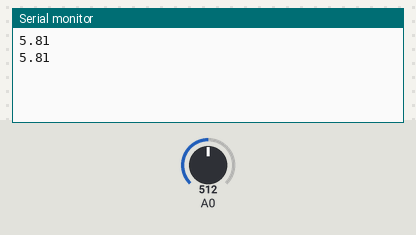
The sketch below on a simulated Arduino Uno, built with avr-gcc and run on an emulated ATmega328P. Shown: the last lines printed to the serial monitor. The inputs (shaded band) are chosen by the test bench; at power-on: A0 = 512.

Above: at 1.8 s.
1.9 s: A0 set to 540
At 2.8 s:
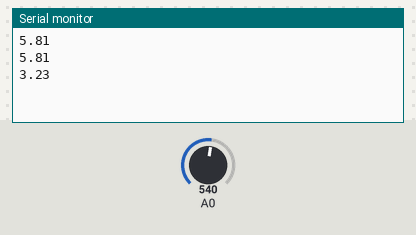
3.4 s: A0 set to 511
At 4.8 s:
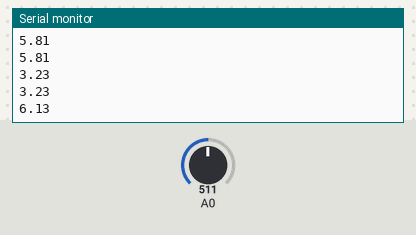
Timing chart, 0 to 6.4 s (numbered marks = the images above; inputs shaded):
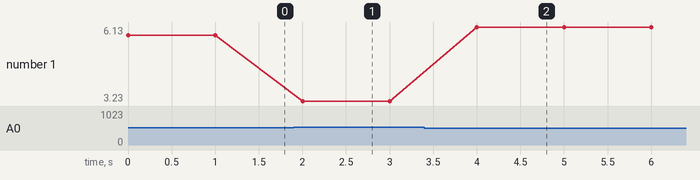

The sketch:

base-config.ino
```cpp
void setup() {
  Serial.begin(9600); // open serial port, set the baud rate as 9600 bps
}
void loop() {
  //For UNO R3 micro-controller the max and min moisture reading are;
  int max = 220;
  int min = 530;
  int val;
  val = analogRead(0); //connect sensor to Analog 0

  int valueMinDiff = abs(val - min);
  int maxMinDiff = abs(max - min);
  float moistPercentage = ((float)valueMinDiff / maxMinDiff) * 100;
  Serial.println(moistPercentage); //print the value to serial port
  delay(1000); //wait one second
}
```

Measured:
- after the input at 1.9 s, the serial monitor: prints a new line after 0.10 s (image 1)
- after the input at 3.4 s, the serial monitor: prints a new line after 0.60 s (image 2)
- plotted number 1: 5.81 → 3.23 after the input at 1.9 s, 3.23 → 6.13 after the input at 3.4 s
